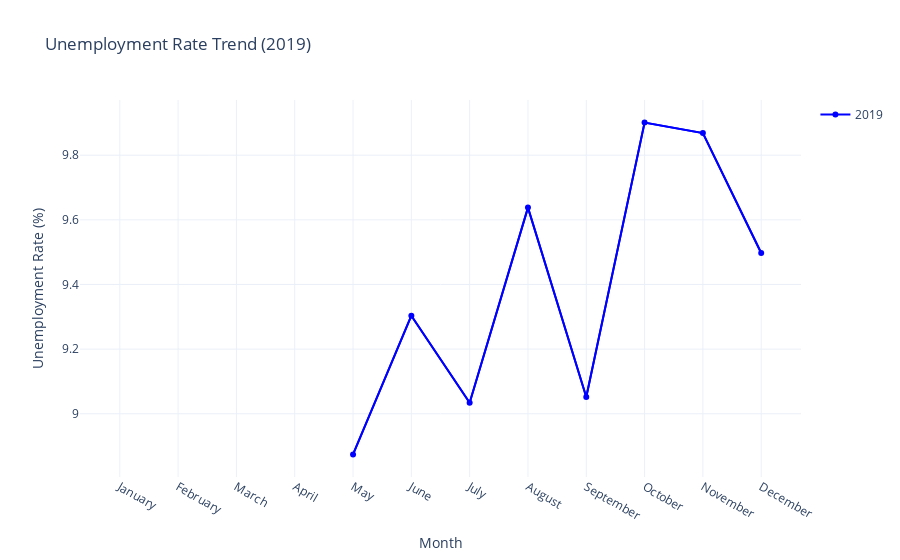

The notebook cell saved with this chart:
### Code cell
df_2019 = df[df['Year'] == 2019]
month_order = [calendar.month_name[i] for i in range(1, 13)]
df_2019['Month'] = pd.Categorical(df_2019['Month'], categories=month_order, ordered=True)


df_2019_monthly_avg = df_2019.groupby('Month')['Estimated Unemployment Rate'].mean().reset_index()

fig_2019 = px.line(df_2019_monthly_avg, x='Month', y='Estimated Unemployment Rate', title='Unemployment Rate Trend (2019)',
                   labels={'Estimated Unemployment Rate': 'Unemployment Rate (%)'},
                   line_dash_sequence=['solid'], color_discrete_sequence=['blue'])

trace_2019 = go.Scatter(x=df_2019_monthly_avg['Month'], y=df_2019_monthly_avg['Estimated Unemployment Rate'], 
                        mode='markers+lines', name='2019', line=dict(color='blue'))

fig_2019.add_trace(trace_2019)
fig_2019.update_layout(
    xaxis_title='Month',
    yaxis_title='Unemployment Rate (%)',
    template='plotly_white'
)

fig_2019.show()

### Figure 1 — Plotly figure (JSON) as saved in the notebook; plotly's stock layout.template omitted (floating-point values rounded to 4 significant figures)
{"data": [{"hovertemplate": "Month=%{x}<br>Unemployment Rate (%)=%{y}<extra></extra>", "legendgroup": "", "line": {"color": "blue", "dash": "solid"}, "marker": {"symbol": "circle"}, "mode": "lines", "name": "", "orientation": "v", "showlegend": false, "type": "scatter", "x": ["January", "February", "March", "April", "May", "June", "July", "August", "September", "October", "November", "December"], "xaxis": "x", "y": [null, null, null, null, 8.874, 9.303, 9.034, 9.638, 9.052, 9.901, 9.868, 9.497], "yaxis": "y"}, {"line": {"color": "blue"}, "mode": "markers+lines", "name": "2019", "type": "scatter", "x": ["January", "February", "March", "April", "May", "June", "July", "August", "September", "October", "November", "December"], "y": [null, null, null, null, 8.874, 9.303, 9.034, 9.638, 9.052, 9.901, 9.868, 9.497]}], "layout": {"legend": {"tracegroupgap": 0}, "title": {"text": "Unemployment Rate Trend (2019)"}, "xaxis": {"anchor": "y", "domain": [0, 1], "title": {"text": "Month"}}, "yaxis": {"anchor": "x", "domain": [0, 1], "title": {"text": "Unemployment Rate (%)"}}}}
